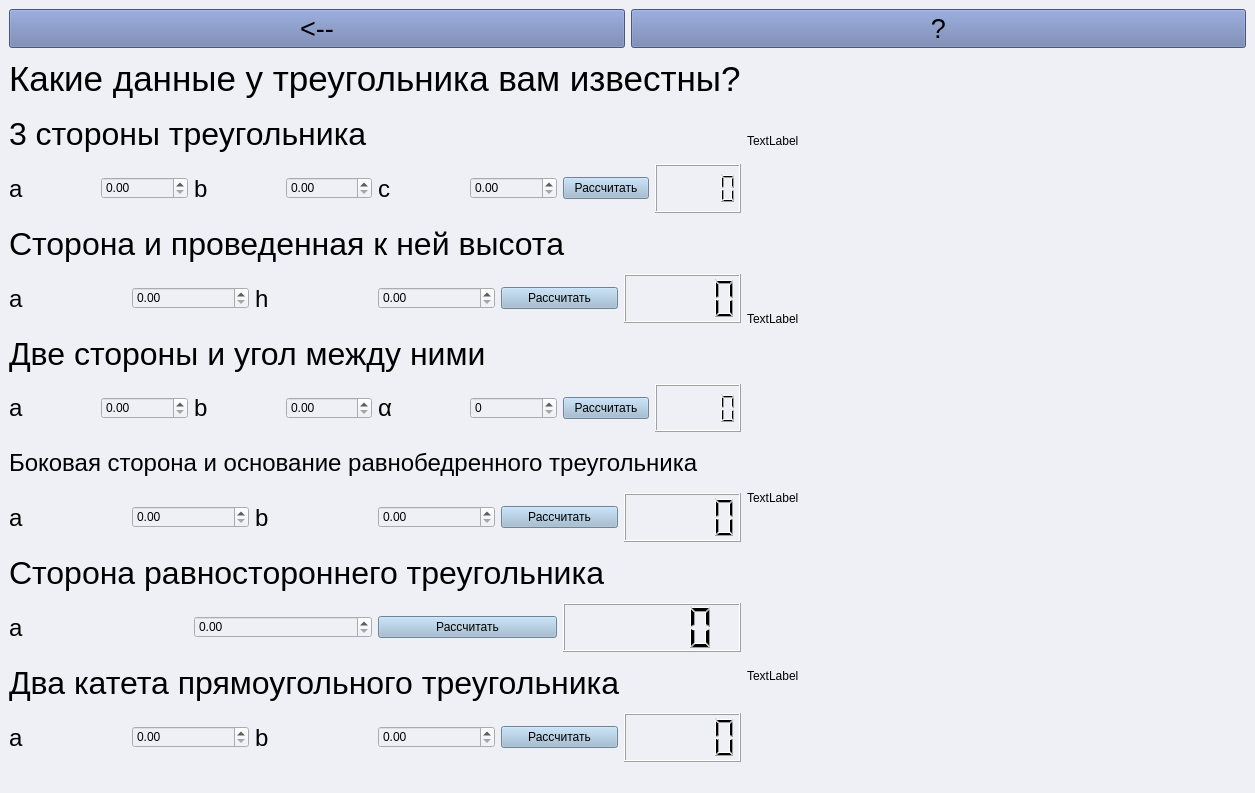
<?xml version="1.0" encoding="UTF-8"?>
<ui version="4.0">
 <class>MainWindow</class>
 <widget class="QMainWindow" name="MainWindow">
  <property name="geometry">
   <rect>
    <x>0</x>
    <y>0</y>
    <width>1255</width>
    <height>793</height>
   </rect>
  </property>
  <property name="windowTitle">
   <string>MainWindow</string>
  </property>
  <property name="styleSheet">
   <string notr="true">background-color: rgb(238, 240, 246)</string>
  </property>
  <widget class="QWidget" name="centralwidget">
   <layout class="QGridLayout" name="gridLayout">
    <item row="1" column="1">
     <layout class="QVBoxLayout" name="verticalLayout_2">
      <item>
       <widget class="QLabel" name="triangle_regular">
        <property name="text">
         <string>TextLabel</string>
        </property>
       </widget>
      </item>
      <item>
       <widget class="QLabel" name="triangle_isosceles">
        <property name="text">
         <string>TextLabel</string>
        </property>
       </widget>
      </item>
      <item>
       <widget class="QLabel" name="triangle_equilateral">
        <property name="text">
         <string>TextLabel</string>
        </property>
       </widget>
      </item>
      <item>
       <widget class="QLabel" name="triangle_rectangula">
        <property name="text">
         <string>TextLabel</string>
        </property>
       </widget>
      </item>
     </layout>
    </item>
    <item row="1" column="0">
     <layout class="QVBoxLayout" name="verticalLayout">
      <item>
       <widget class="QLabel" name="label">
        <property name="font">
         <font>
          <pointsize>26</pointsize>
         </font>
        </property>
        <property name="styleSheet">
         <string notr="true"/>
        </property>
        <property name="text">
         <string>Какие данные у треугольника вам известны?</string>
        </property>
       </widget>
      </item>
      <item>
       <widget class="QLabel" name="label_2">
        <property name="font">
         <font>
          <pointsize>24</pointsize>
         </font>
        </property>
        <property name="styleSheet">
         <string notr="true"/>
        </property>
        <property name="text">
         <string>3 стороны треугольника</string>
        </property>
       </widget>
      </item>
      <item>
       <layout class="QHBoxLayout" name="horizontalLayout">
        <item>
         <widget class="QLabel" name="label_8">
          <property name="font">
           <font>
            <pointsize>18</pointsize>
           </font>
          </property>
          <property name="styleSheet">
           <string notr="true"/>
          </property>
          <property name="text">
           <string>a</string>
          </property>
         </widget>
        </item>
        <item>
         <widget class="QDoubleSpinBox" name="Geron_a">
          <property name="styleSheet">
           <string notr="true"/>
          </property>
          <property name="maximum">
           <double>99999999999.990005493164063</double>
          </property>
         </widget>
        </item>
        <item>
         <widget class="QLabel" name="label_9">
          <property name="font">
           <font>
            <pointsize>18</pointsize>
           </font>
          </property>
          <property name="styleSheet">
           <string notr="true"/>
          </property>
          <property name="text">
           <string>b</string>
          </property>
         </widget>
        </item>
        <item>
         <widget class="QDoubleSpinBox" name="Geron_b">
          <property name="styleSheet">
           <string notr="true"/>
          </property>
          <property name="maximum">
           <double>99999999999.990005493164063</double>
          </property>
         </widget>
        </item>
        <item>
         <widget class="QLabel" name="label_10">
          <property name="font">
           <font>
            <pointsize>18</pointsize>
           </font>
          </property>
          <property name="styleSheet">
           <string notr="true"/>
          </property>
          <property name="text">
           <string>c</string>
          </property>
         </widget>
        </item>
        <item>
         <widget class="QDoubleSpinBox" name="Geron_c">
          <property name="styleSheet">
           <string notr="true"/>
          </property>
          <property name="maximum">
           <double>99999999999.990005493164063</double>
          </property>
         </widget>
        </item>
        <item>
         <widget class="QPushButton" name="Geron_run">
          <property name="styleSheet">
           <string notr="true">background-color: rgb(156, 185, 209)</string>
          </property>
          <property name="text">
           <string>Рассчитать</string>
          </property>
         </widget>
        </item>
        <item>
         <widget class="QLCDNumber" name="Geron_ans"/>
        </item>
       </layout>
      </item>
      <item>
       <widget class="QLabel" name="label_3">
        <property name="font">
         <font>
          <pointsize>24</pointsize>
         </font>
        </property>
        <property name="styleSheet">
         <string notr="true"/>
        </property>
        <property name="text">
         <string>Сторона и проведенная к ней высота</string>
        </property>
       </widget>
      </item>
      <item>
       <layout class="QHBoxLayout" name="horizontalLayout_2">
        <item>
         <widget class="QLabel" name="label_11">
          <property name="font">
           <font>
            <pointsize>18</pointsize>
           </font>
          </property>
          <property name="styleSheet">
           <string notr="true"/>
          </property>
          <property name="text">
           <string>a</string>
          </property>
         </widget>
        </item>
        <item>
         <widget class="QDoubleSpinBox" name="Hight_a_a">
          <property name="styleSheet">
           <string notr="true"/>
          </property>
          <property name="maximum">
           <double>99999999999.990005493164063</double>
          </property>
         </widget>
        </item>
        <item>
         <widget class="QLabel" name="label_12">
          <property name="font">
           <font>
            <pointsize>18</pointsize>
           </font>
          </property>
          <property name="styleSheet">
           <string notr="true"/>
          </property>
          <property name="text">
           <string>h</string>
          </property>
         </widget>
        </item>
        <item>
         <widget class="QDoubleSpinBox" name="Hight_a_h">
          <property name="styleSheet">
           <string notr="true"/>
          </property>
          <property name="maximum">
           <double>99999999999.990005493164063</double>
          </property>
         </widget>
        </item>
        <item>
         <widget class="QPushButton" name="Hight_a_run">
          <property name="styleSheet">
           <string notr="true">background-color: rgb(156, 185, 209)</string>
          </property>
          <property name="text">
           <string>Рассчитать</string>
          </property>
         </widget>
        </item>
        <item>
         <widget class="QLCDNumber" name="Hight_a_ans"/>
        </item>
       </layout>
      </item>
      <item>
       <widget class="QLabel" name="label_4">
        <property name="font">
         <font>
          <pointsize>24</pointsize>
         </font>
        </property>
        <property name="styleSheet">
         <string notr="true"/>
        </property>
        <property name="text">
         <string>Две стороны и угол между ними</string>
        </property>
       </widget>
      </item>
      <item>
       <layout class="QHBoxLayout" name="horizontalLayout_3">
        <item>
         <widget class="QLabel" name="label_16">
          <property name="font">
           <font>
            <pointsize>18</pointsize>
           </font>
          </property>
          <property name="styleSheet">
           <string notr="true"/>
          </property>
          <property name="text">
           <string>a</string>
          </property>
         </widget>
        </item>
        <item>
         <widget class="QDoubleSpinBox" name="angle_between_them_a">
          <property name="styleSheet">
           <string notr="true"/>
          </property>
          <property name="maximum">
           <double>99999999999.990005493164063</double>
          </property>
         </widget>
        </item>
        <item>
         <widget class="QLabel" name="label_15">
          <property name="font">
           <font>
            <pointsize>18</pointsize>
           </font>
          </property>
          <property name="styleSheet">
           <string notr="true"/>
          </property>
          <property name="text">
           <string>b</string>
          </property>
         </widget>
        </item>
        <item>
         <widget class="QDoubleSpinBox" name="angle_between_them_b">
          <property name="styleSheet">
           <string notr="true"/>
          </property>
          <property name="maximum">
           <double>99999999999.990005493164063</double>
          </property>
         </widget>
        </item>
        <item>
         <widget class="QLabel" name="label_14">
          <property name="font">
           <font>
            <pointsize>18</pointsize>
           </font>
          </property>
          <property name="styleSheet">
           <string notr="true"/>
          </property>
          <property name="text">
           <string>α</string>
          </property>
         </widget>
        </item>
        <item>
         <widget class="QSpinBox" name="angle_between_them_aa">
          <property name="styleSheet">
           <string notr="true"/>
          </property>
          <property name="maximum">
           <number>178</number>
          </property>
         </widget>
        </item>
        <item>
         <widget class="QPushButton" name="angle_between_them_run">
          <property name="styleSheet">
           <string notr="true">background-color: rgb(156, 185, 209)</string>
          </property>
          <property name="text">
           <string>Рассчитать</string>
          </property>
         </widget>
        </item>
        <item>
         <widget class="QLCDNumber" name="angle_between_them_ans"/>
        </item>
       </layout>
      </item>
      <item>
       <widget class="QLabel" name="label_5">
        <property name="font">
         <font>
          <pointsize>18</pointsize>
         </font>
        </property>
        <property name="styleSheet">
         <string notr="true"/>
        </property>
        <property name="text">
         <string>Боковая сторона и основание равнобедренного треугольника </string>
        </property>
       </widget>
      </item>
      <item>
       <layout class="QHBoxLayout" name="horizontalLayout_4">
        <item>
         <widget class="QLabel" name="label_19">
          <property name="font">
           <font>
            <pointsize>18</pointsize>
           </font>
          </property>
          <property name="styleSheet">
           <string notr="true"/>
          </property>
          <property name="text">
           <string>a</string>
          </property>
         </widget>
        </item>
        <item>
         <widget class="QDoubleSpinBox" name="isosceles_triangle_a">
          <property name="styleSheet">
           <string notr="true"/>
          </property>
          <property name="maximum">
           <double>99999999999.990005493164063</double>
          </property>
         </widget>
        </item>
        <item>
         <widget class="QLabel" name="label_18">
          <property name="font">
           <font>
            <pointsize>18</pointsize>
           </font>
          </property>
          <property name="styleSheet">
           <string notr="true"/>
          </property>
          <property name="text">
           <string>b</string>
          </property>
         </widget>
        </item>
        <item>
         <widget class="QDoubleSpinBox" name="isosceles_triangle_b">
          <property name="styleSheet">
           <string notr="true"/>
          </property>
          <property name="maximum">
           <double>99999999999.990005493164063</double>
          </property>
         </widget>
        </item>
        <item>
         <widget class="QPushButton" name="isosceles_triangle_run">
          <property name="styleSheet">
           <string notr="true">background-color: rgb(156, 185, 209)</string>
          </property>
          <property name="text">
           <string>Рассчитать</string>
          </property>
         </widget>
        </item>
        <item>
         <widget class="QLCDNumber" name="isosceles_triangle_ans"/>
        </item>
       </layout>
      </item>
      <item>
       <widget class="QLabel" name="label_6">
        <property name="font">
         <font>
          <pointsize>24</pointsize>
         </font>
        </property>
        <property name="styleSheet">
         <string notr="true"/>
        </property>
        <property name="text">
         <string>Сторона равностороннего треугольника</string>
        </property>
       </widget>
      </item>
      <item>
       <layout class="QHBoxLayout" name="horizontalLayout_5">
        <item>
         <widget class="QLabel" name="label_20">
          <property name="font">
           <font>
            <pointsize>18</pointsize>
           </font>
          </property>
          <property name="styleSheet">
           <string notr="true"/>
          </property>
          <property name="text">
           <string>a</string>
          </property>
         </widget>
        </item>
        <item>
         <widget class="QDoubleSpinBox" name="equilateral_triangle_a">
          <property name="styleSheet">
           <string notr="true"/>
          </property>
          <property name="maximum">
           <double>99999999999.990005493164063</double>
          </property>
         </widget>
        </item>
        <item>
         <widget class="QPushButton" name="equilateral_triangle_run">
          <property name="styleSheet">
           <string notr="true">background-color: rgb(156, 185, 209)</string>
          </property>
          <property name="text">
           <string>Рассчитать</string>
          </property>
         </widget>
        </item>
        <item>
         <widget class="QLCDNumber" name="equilateral_triangle_ans"/>
        </item>
       </layout>
      </item>
      <item>
       <widget class="QLabel" name="label_7">
        <property name="font">
         <font>
          <pointsize>24</pointsize>
         </font>
        </property>
        <property name="styleSheet">
         <string notr="true"/>
        </property>
        <property name="text">
         <string>Два катета прямоугольного треугольника</string>
        </property>
       </widget>
      </item>
      <item>
       <layout class="QHBoxLayout" name="horizontalLayout_7">
        <item>
         <widget class="QLabel" name="label_24">
          <property name="font">
           <font>
            <pointsize>18</pointsize>
           </font>
          </property>
          <property name="styleSheet">
           <string notr="true"/>
          </property>
          <property name="text">
           <string>a</string>
          </property>
         </widget>
        </item>
        <item>
         <widget class="QDoubleSpinBox" name="right_triangle_a">
          <property name="styleSheet">
           <string notr="true"/>
          </property>
          <property name="maximum">
           <double>99999999999.990005493164063</double>
          </property>
         </widget>
        </item>
        <item>
         <widget class="QLabel" name="label_23">
          <property name="font">
           <font>
            <pointsize>18</pointsize>
           </font>
          </property>
          <property name="styleSheet">
           <string notr="true"/>
          </property>
          <property name="text">
           <string>b</string>
          </property>
         </widget>
        </item>
        <item>
         <widget class="QDoubleSpinBox" name="right_triangle_b">
          <property name="styleSheet">
           <string notr="true"/>
          </property>
          <property name="maximum">
           <double>99999999999.990005493164063</double>
          </property>
         </widget>
        </item>
        <item>
         <widget class="QPushButton" name="right_triangle_run">
          <property name="styleSheet">
           <string notr="true">background-color: rgb(156, 185, 209)</string>
          </property>
          <property name="text">
           <string>Рассчитать</string>
          </property>
         </widget>
        </item>
        <item>
         <widget class="QLCDNumber" name="right_triangle_ans"/>
        </item>
       </layout>
      </item>
     </layout>
    </item>
    <item row="0" column="0" colspan="2">
     <layout class="QHBoxLayout" name="horizontalLayout_8">
      <item>
       <widget class="QPushButton" name="back">
        <property name="font">
         <font>
          <pointsize>20</pointsize>
         </font>
        </property>
        <property name="styleSheet">
         <string notr="true">background-color: rgb(103, 122, 172);</string>
        </property>
        <property name="text">
         <string>&lt;--</string>
        </property>
       </widget>
      </item>
      <item>
       <widget class="QPushButton" name="question">
        <property name="font">
         <font>
          <pointsize>20</pointsize>
         </font>
        </property>
        <property name="styleSheet">
         <string notr="true">background-color: rgb(103, 122, 172);</string>
        </property>
        <property name="text">
         <string>?</string>
        </property>
       </widget>
      </item>
     </layout>
    </item>
   </layout>
  </widget>
  <widget class="QMenuBar" name="menubar">
   <property name="geometry">
    <rect>
     <x>0</x>
     <y>0</y>
     <width>1255</width>
     <height>26</height>
    </rect>
   </property>
  </widget>
  <widget class="QStatusBar" name="statusbar"/>
 </widget>
 <resources/>
 <connections/>
</ui>
